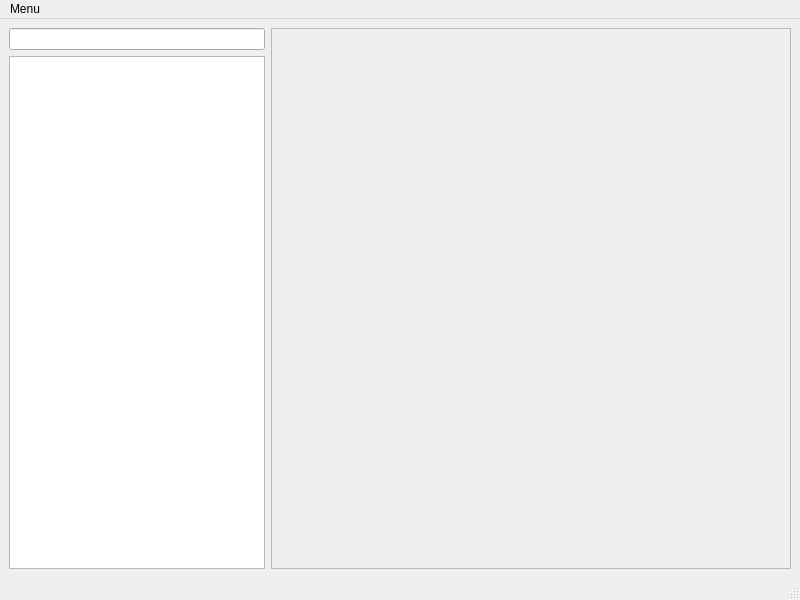
<?xml version="1.0" encoding="UTF-8"?>
<ui version="4.0">
 <class>MainWindow</class>
 <widget class="QMainWindow" name="MainWindow">
  <property name="geometry">
   <rect>
    <x>0</x>
    <y>0</y>
    <width>800</width>
    <height>600</height>
   </rect>
  </property>
  <property name="windowTitle">
   <string>MainWindow</string>
  </property>
  <widget class="QWidget" name="centralwidget">
   <layout class="QHBoxLayout" name="horizontalLayout" stretch="0,1">
    <item>
     <layout class="QVBoxLayout" name="verticalLayout_2">
      <item>
       <widget class="QLineEdit" name="lineEdit"/>
      </item>
      <item>
       <widget class="QTreeView" name="treeView"/>
      </item>
     </layout>
    </item>
    <item>
     <widget class="QScrollArea" name="scrollArea">
      <property name="widgetResizable">
       <bool>true</bool>
      </property>
      <widget class="QWidget" name="scrollAreaWidgetContents">
       <property name="geometry">
        <rect>
         <x>0</x>
         <y>0</y>
         <width>516</width>
         <height>537</height>
        </rect>
       </property>
       <layout class="QVBoxLayout" name="verticalLayout"/>
      </widget>
     </widget>
    </item>
   </layout>
  </widget>
  <widget class="QMenuBar" name="menubar">
   <property name="geometry">
    <rect>
     <x>0</x>
     <y>0</y>
     <width>800</width>
     <height>22</height>
    </rect>
   </property>
   <widget class="QMenu" name="menuMenu">
    <property name="title">
     <string>Menu</string>
    </property>
   </widget>
   <addaction name="menuMenu"/>
  </widget>
  <widget class="QStatusBar" name="statusbar"/>
 </widget>
 <resources/>
 <connections/>
</ui>
